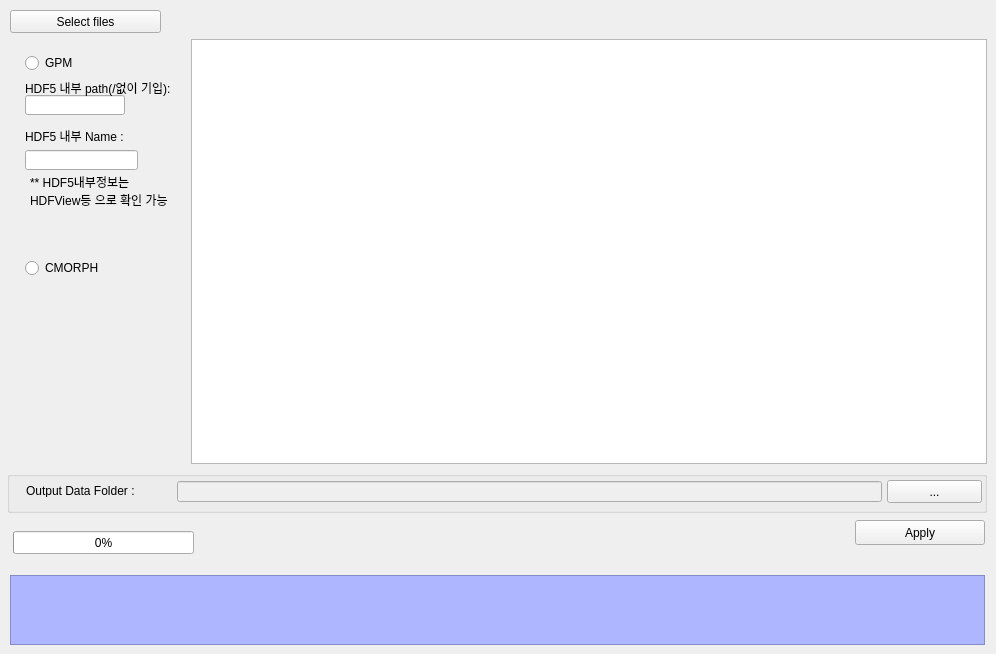
    <widget class="QWidget" name="tab_8">
     <attribute name="title">
      <string>Convert to TIFF</string>
     </attribute>
     <widget class="QGroupBox" name="groupBox_9">
      <property name="geometry">
       <rect>
        <x>7</x>
        <y>471</y>
        <width>980</width>
        <height>42</height>
       </rect>
      </property>
      <property name="title">
       <string/>
      </property>
      <widget class="QPushButton" name="btn_Output_Folder_Convert">
       <property name="geometry">
        <rect>
         <x>880</x>
         <y>9</y>
         <width>95</width>
         <height>23</height>
        </rect>
       </property>
       <property name="text">
        <string>...</string>
       </property>
      </widget>
      <widget class="QLabel" name="label_14">
       <property name="geometry">
        <rect>
         <x>19</x>
         <y>14</y>
         <width>137</width>
         <height>12</height>
        </rect>
       </property>
       <property name="text">
        <string>Output Data Folder : </string>
       </property>
      </widget>
      <widget class="QLineEdit" name="txt_Output_Convert">
       <property name="enabled">
        <bool>false</bool>
       </property>
       <property name="geometry">
        <rect>
         <x>170</x>
         <y>10</y>
         <width>705</width>
         <height>21</height>
        </rect>
       </property>
      </widget>
     </widget>
     <widget class="QTextEdit" name="txt_Convert_EX">
      <property name="enabled">
       <bool>false</bool>
      </property>
      <property name="geometry">
       <rect>
        <x>10</x>
        <y>575</y>
        <width>975</width>
        <height>70</height>
       </rect>
      </property>
      <property name="styleSheet">
       <string notr="true">background-color: rgb(174, 182, 255);
font: 75 10pt &quot;MS Shell Dlg 2&quot;;</string>
      </property>
     </widget>
     <widget class="QTableWidget" name="tb_hdf5">
      <property name="geometry">
       <rect>
        <x>191</x>
        <y>39</y>
        <width>796</width>
        <height>425</height>
       </rect>
      </property>
      <property name="editTriggers">
       <set>QAbstractItemView::AnyKeyPressed|QAbstractItemView::DoubleClicked|QAbstractItemView::EditKeyPressed</set>
      </property>
      <property name="selectionMode">
       <enum>QAbstractItemView::NoSelection</enum>
      </property>
      <attribute name="horizontalHeaderCascadingSectionResizes">
       <bool>false</bool>
      </attribute>
      <attribute name="horizontalHeaderStretchLastSection">
       <bool>true</bool>
      </attribute>
     </widget>
     <widget class="QPushButton" name="btn_Apply_Convert">
      <property name="geometry">
       <rect>
        <x>855</x>
        <y>520</y>
        <width>130</width>
        <height>25</height>
       </rect>
      </property>
      <property name="text">
       <string>Apply</string>
      </property>
     </widget>
     <widget class="QPushButton" name="btn_input_hdf5">
      <property name="geometry">
       <rect>
        <x>10</x>
        <y>10</y>
        <width>151</width>
        <height>23</height>
       </rect>
      </property>
      <property name="text">
       <string>Select files</string>
      </property>
     </widget>
     <widget class="QLineEdit" name="txt_hdf_inName">
      <property name="geometry">
       <rect>
        <x>25</x>
        <y>150</y>
        <width>113</width>
        <height>20</height>
       </rect>
      </property>
     </widget>
     <widget class="QLineEdit" name="txt_hdf5_inPath">
      <property name="geometry">
       <rect>
        <x>25</x>
        <y>95</y>
        <width>100</width>
        <height>20</height>
       </rect>
      </property>
     </widget>
     <widget class="QLabel" name="label_8">
      <property name="geometry">
       <rect>
        <x>25</x>
        <y>80</y>
        <width>161</width>
        <height>16</height>
       </rect>
      </property>
      <property name="text">
       <string>HDF5 내부 path(/없이 기입):</string>
      </property>
     </widget>
     <widget class="QLabel" name="label_11">
      <property name="geometry">
       <rect>
        <x>25</x>
        <y>130</y>
        <width>110</width>
        <height>12</height>
       </rect>
      </property>
      <property name="text">
       <string>HDF5 내부 Name :</string>
      </property>
     </widget>
     <widget class="QLabel" name="label_15">
      <property name="geometry">
       <rect>
        <x>30</x>
        <y>175</y>
        <width>270</width>
        <height>31</height>
       </rect>
      </property>
      <property name="text">
       <string>** HDF5내부정보는 
HDFView등 으로 확인 가능</string>
      </property>
     </widget>
     <widget class="QProgressBar" name="hdf5_progressBar">
      <property name="geometry">
       <rect>
        <x>13</x>
        <y>531</y>
        <width>181</width>
        <height>23</height>
       </rect>
      </property>
      <property name="value">
       <number>0</number>
      </property>
     </widget>
     <widget class="QRadioButton" name="rdo_GPM_convert">
      <property name="geometry">
       <rect>
        <x>25</x>
        <y>55</y>
        <width>90</width>
        <height>16</height>
       </rect>
      </property>
      <property name="text">
       <string>GPM</string>
      </property>
     </widget>
     <widget class="QRadioButton" name="rdo_CMORPH_convert">
      <property name="geometry">
       <rect>
        <x>25</x>
        <y>260</y>
        <width>90</width>
        <height>16</height>
       </rect>
      </property>
      <property name="text">
       <string>CMORPH</string>
      </property>
     </widget>
    </widget>
